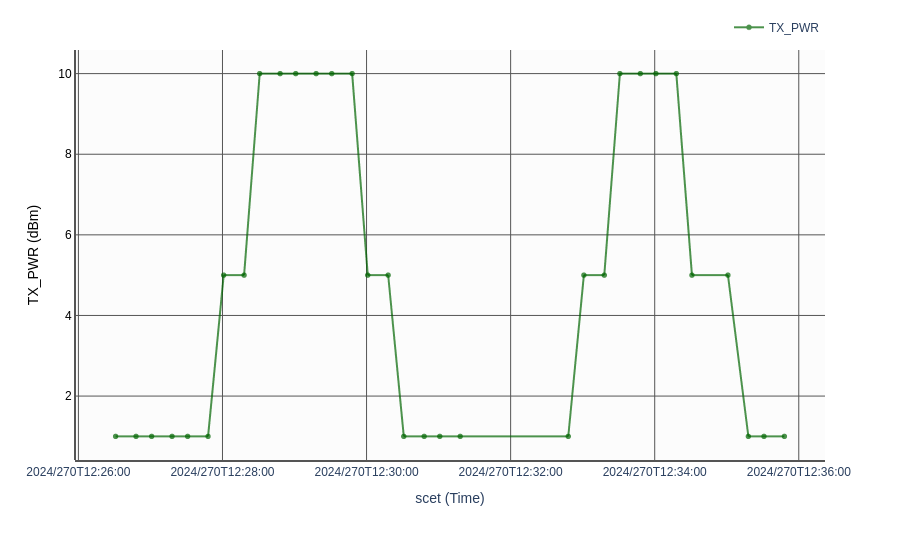

Write notebook code for a chart like this one.
### Code cell
file_input = CSVConnector("/Users/dan/dev/mission_data_store/data/dsim_oct_2024/by_hand_example_2.csv").get_data()


fig,c,m,t = dtatplot.make_stacked_graph( # make_stacked_graph is the primary plotting method
    file_input,  # this is the data that DTAT plots from
    y_vars = [["TX_PWR"]],  # this is the y variables to plot
    customize_dict={ # by passing the CustomizedTrace in a dictionary with y variables as the keys, you can control more trace settings
        'TX_PWR': CustomizedTrace(
                                    #size=10,  # setting the marker size
                                    #symbol='triangle-down-open',  # setting the marker shape, any plotly option is valid
                                    color='darkgreen',  # setting the marker color
                                )

                             }
    )  # the x variable to plot by defaults to SCET
fig.show()

### Figure 1 — Plotly figure (JSON) as saved in the notebook; plotly's stock layout.template omitted (floating-point values rounded to 4 significant figures)
{"data": [{"hovertemplate": "X: scet: %{x|%Y-%jT%H:%M:%S.%L}<br>Y: TX_PWR: %{y}<br>Time: scet: %{meta[1]|%Y-%jT%H:%M:%S.%L}<extra></extra>", "marker": {"color": "darkgreen", "colorscale": [[0, "rgb(0,0,131)"], [0.2, "rgb(0,60,170)"], [0.4, "rgb(5,255,255)"], [0.6, "rgb(255,255,0)"], [0.8, "rgb(250,0,0)"], [1, "rgb(128,0,0)"]], "line": {"color": "darkgreen", "width": 0.5}, "showscale": false, "size": 5, "symbol": "circle"}, "meta": [[null, "2024-09-26T12:26:31+00:00"], [null, "2024-09-26T12:26:48+00:00"], [null, "2024-09-26T12:27:01+00:00"], [null, "2024-09-26T12:27:18+00:00"], [null, "2024-09-26T12:27:31+00:00"], [null, "2024-09-26T12:27:48+00:00"], [null, "2024-09-26T12:28:01+00:00"], [null, "2024-09-26T12:28:18+00:00"], [null, "2024-09-26T12:28:31+00:00"], [null, "2024-09-26T12:28:48+00:00"], [null, "2024-09-26T12:29:01+00:00"], [null, "2024-09-26T12:29:18+00:00"], [null, "2024-09-26T12:29:31+00:00"], [null, "2024-09-26T12:29:48+00:00"], [null, "2024-09-26T12:30:01+00:00"], [null, "2024-09-26T12:30:18+00:00"], [null, "2024-09-26T12:30:31+00:00"], [null, "2024-09-26T12:30:48+00:00"], [null, "2024-09-26T12:31:01+00:00"], [null, "2024-09-26T12:31:18+00:00"], [null, "2024-09-26T12:32:48+00:00"], [null, "2024-09-26T12:33:01+00:00"], [null, "2024-09-26T12:33:18+00:00"], [null, "2024-09-26T12:33:31+00:00"], [null, "2024-09-26T12:33:48+00:00"], [null, "2024-09-26T12:34:01+00:00"], [null, "2024-09-26T12:34:18+00:00"], [null, "2024-09-26T12:34:31+00:00"], [null, "2024-09-26T12:35:01+00:00"], [null, "2024-09-26T12:35:18+00:00"], [null, "2024-09-26T12:35:31+00:00"], [null, "2024-09-26T12:35:48+00:00"]], "mode": "lines+markers", "name": "TX_PWR", "opacity": 0.7, "showlegend": true, "type": "scattergl", "x": ["2024-09-26T12:26:31+00:00", "2024-09-26T12:26:48+00:00", "2024-09-26T12:27:01+00:00", "2024-09-26T12:27:18+00:00", "2024-09-26T12:27:31+00:00", "2024-09-26T12:27:48+00:00", "2024-09-26T12:28:01+00:00", "2024-09-26T12:28:18+00:00", "2024-09-26T12:28:31+00:00", "2024-09-26T12:28:48+00:00", "2024-09-26T12:29:01+00:00", "2024-09-26T12:29:18+00:00", "2024-09-26T12:29:31+00:00", "2024-09-26T12:29:48+00:00", "2024-09-26T12:30:01+00:00", "2024-09-26T12:30:18+00:00", "2024-09-26T12:30:31+00:00", "2024-09-26T12:30:48+00:00", "2024-09-26T12:31:01+00:00", "2024-09-26T12:31:18+00:00", "2024-09-26T12:32:48+00:00", "2024-09-26T12:33:01+00:00", "2024-09-26T12:33:18+00:00", "2024-09-26T12:33:31+00:00", "2024-09-26T12:33:48+00:00", "2024-09-26T12:34:01+00:00", "2024-09-26T12:34:18+00:00", "2024-09-26T12:34:31+00:00", "2024-09-26T12:35:01+00:00", "2024-09-26T12:35:18+00:00", "2024-09-26T12:35:31+00:00", "2024-09-26T12:35:48+00:00"], "xaxis": "x", "y": [1, 1, 1, 1, 1, 1, 5, 5, 10, 10, 10, 10, 10, 10, 5, 5, 1, 1, 1, 1, 1, 5, 5, 10, 10, 10, 10, 5, 5, 1, 1, 1], "yaxis": "y"}], "layout": {"autosize": true, "font": {"family": "Arial"}, "legend": {"orientation": "h", "x": 1, "xanchor": "right", "y": 1.02, "yanchor": "bottom"}, "margin": {"b": 100, "l": 75, "r": 75, "t": 50}, "plot_bgcolor": "#fcfcfc", "xaxis": {"anchor": "y", "autorange": true, "domain": [0, 1], "gridcolor": "#555555", "linecolor": "#555555", "linewidth": 2, "range": ["2024-09-26 12:25:57.8196", "2024-09-26 12:36:21.1804"], "showgrid": true, "showline": true, "tickformat": "%Y/%jT%H:%M:%S", "title": {"text": "scet (Time)"}, "type": "date", "zerolinecolor": "#555555"}, "yaxis": {"anchor": "free", "autorange": true, "domain": [0, 1], "gridcolor": "#555555", "linecolor": "#555555", "linewidth": 2, "overlaying": "y", "position": 0, "range": [0.329, 10.67], "showgrid": true, "showline": true, "tickfont": {"color": "#000000"}, "title": {"font": {"color": "#000000"}, "text": "TX_PWR (dBm)"}, "type": "linear", "zerolinecolor": "#555555"}}}
